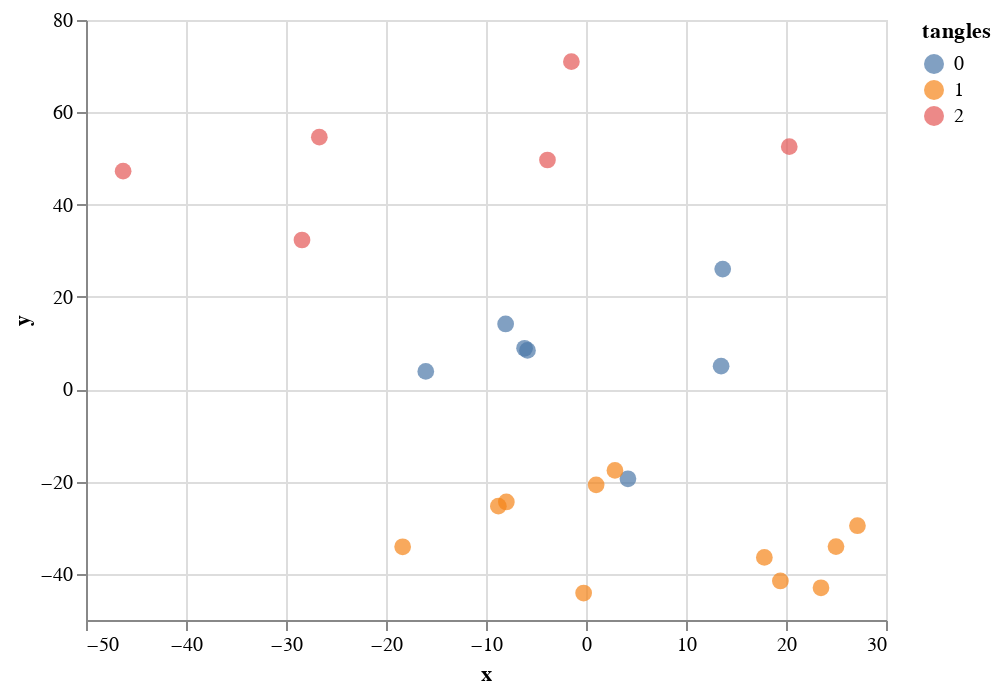
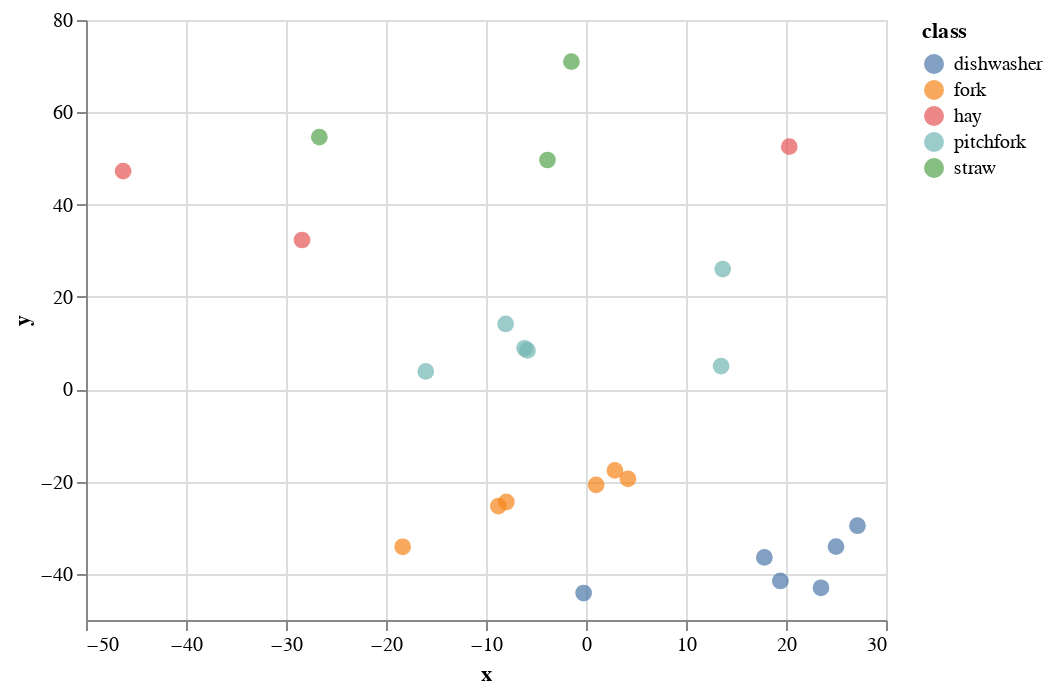
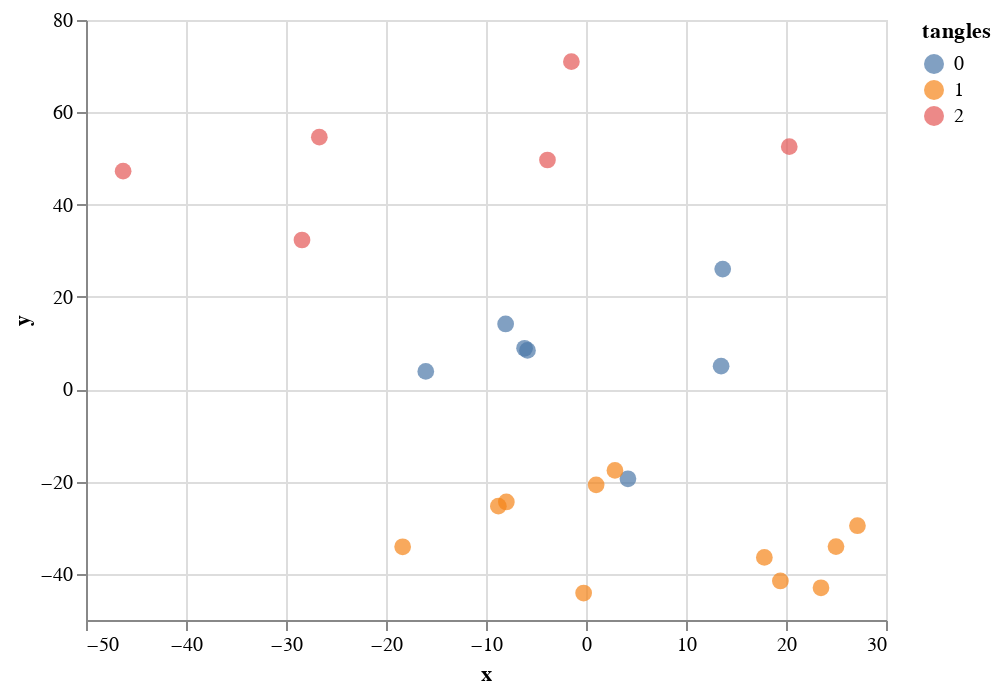

Source (notebook cell) for these figures, in order:
### Markdown cell above
## Repeating everything for observer 3

### Code cell
imageset = "thematic"
exp_kind = "odd"
vp_number = "3"
data = query_ines_dataset(df, vp_number, imageset, exp_kind)
t = triplets_from_oddoneout(data.triplets, data.responses)
r = np.ones(t.shape[0])
embedding = SOE(n_components = 2, random_state=2).fit_transform(t,r)
tangles = MajorityTangles(3, 1)
tangles_pred = tangles.fit_predict(t, r)
df_data = pd.DataFrame({"x": embedding[:, 0], "y": embedding[:, 1], "tangles": tangles_pred.astype(int)})
df_info = pd.DataFrame(list(data.image_info.values()))
info_labels = ["name", "imageset", "class", "index"]
df_plot = pd.concat((df_data, df_info), axis=1).reset_index()
df_plot.head()

tp.plot_images(paths, embedding, size=(150,150))
save_all(RESULTS_FOLDER, "vp3_embedding_thematic_stimuli_images")
xs = df_plot[["x", "y"]].to_numpy()
tp.assignments_different_symbols(xs, tangles_pred)
plt.legend()
save_all(RESULTS_FOLDER, "ines_vp3_odd_thematic_tangles")
tp.assignments_different_symbols(xs, df_plot["class"].to_numpy(), start_at=3)
plt.legend()
save_all(RESULTS_FOLDER, "ines_vp3_odd_thematic_classes")
alt.Chart(df_plot).mark_circle(size=70).encode(x="x", y="y", color="tangles:N",tooltip=info_labels).interactive().display()
alt.Chart(df_plot).mark_circle(size=70).encode(x="x", y="y", color="class",tooltip=info_labels).interactive().display()

aux_data = Data(embedding, np.ones(cuts.shape[0]))
plot_soft_predictions(aux_data, tangles.contracted_tangles_tree_, tangles.cuts_.values, path=Path("results/vp3"))
save_all(RESULTS_FOLDER, "tangle-nodes-tree-vp3")
alt.Chart(df_plot).mark_circle(size=70).encode(x="x", y="y", color="tangles:N",tooltip=info_labels).interactive().display()

for maximal in tangles.contracted_tangles_tree_.maximals:
    plot_node_characterizing(tp, maximal, embedding)

### Figure 1 — Vega-Lite specification as saved in the notebook (floating-point values rounded to 4 significant figures)
{"config": {"view": {"continuousWidth": 400, "continuousHeight": 300}}, "data": {"name": "data-c75bb3e50695468bb313f5ab9379a753"}, "mark": {"type": "circle", "size": 70}, "encoding": {"color": {"type": "nominal", "field": "tangles"}, "tooltip": [{"type": "nominal", "field": "name"}, {"type": "nominal", "field": "imageset"}, {"type": "nominal", "field": "class"}, {"type": "quantitative", "field": "index"}], "x": {"type": "quantitative", "field": "x"}, "y": {"type": "quantitative", "field": "y"}}, "selection": {"selector009": {"type": "interval", "bind": "scales", "encodings": ["x", "y"]}}, "$schema": "https://vega.github.io/schema/vega-lite/v4.8.1.json", "datasets": {"data-c75bb3e50695468bb313f5ab9379a753": [{"index": 0, "x": 27.15, "y": -29.58, "tangles": 1, "name": "dishwasher_03s.jpg", "imageset": "thematic", "class": "dishwasher"}, {"index": 1, "x": 17.84, "y": -36.43, "tangles": 1, "name": "dishwasher_05s.jpg", "imageset": "thematic", "class": "dishwasher"}, {"index": 2, "x": 23.5, "y": -43.02, "tangles": 1, "name": "dishwasher_07s.jpg", "imageset": "thematic", "class": "dishwasher"}, {"index": 3, "x": -0.2365, "y": -44.16, "tangles": 1, "name": "dishwasher_09s.jpg", "imageset": "thematic", "class": "dishwasher"}, {"index": 4, "x": 19.44, "y": -41.55, "tangles": 1, "name": "dishwasher_10n.jpg", "imageset": "thematic", "class": "dishwasher"}, {"index": 5, "x": 25.0, "y": -34.1, "tangles": 1, "name": "dishwasher_12n.jpg", "imageset": "thematic", "class": "dishwasher"}, {"index": 6, "x": -8.763, "y": -25.34, "tangles": 1, "name": "fork_03s.jpg", "imageset": "thematic", "class": "fork"}, {"index": 7, "x": 1.015, "y": -20.72, "tangles": 1, "name": "fork_05s.jpg", "imageset": "thematic", "class": "fork"}, {"index": 8, "x": 4.194, "y": -19.4, "tangles": 0, "name": "fork_06s.jpg", "imageset": "thematic", "class": "fork"}, {"index": 9, "x": -18.33, "y": -34.14, "tangles": 1, "name": "fork_many.jpg", "imageset": "thematic", "class": "fork"}, {"index": 10, "x": -7.964, "y": -24.43, "tangles": 1, "name": "fork_plastic_light.jpg", "imageset": "thematic", "class": "fork"}, {"index": 11, "x": 2.896, "y": -17.59, "tangles": 1, "name": "fork_wood.jpg", "imageset": "thematic", "class": "fork"}, {"index": 12, "x": -28.4, "y": 32.33, "tangles": 2, "name": "hay_02s.jpg", "imageset": "thematic", "class": "hay"}, {"index": 13, "x": -46.29, "y": 47.25, "tangles": 2, "name": "hay_03s.jpg", "imageset": "thematic", "class": "hay"}, {"index": 14, "x": 20.33, "y": 52.55, "tangles": 2, "name": "hay_10s_cut.jpg", "imageset": "thematic", "class": "hay"}, {"index": 15, "x": -16.02, "y": 3.853, "tangles": 0, "name": "pitchfork_02s.jpg", "imageset": "thematic", "class": "pitchfork"}, {"index": 16, "x": -6.143, "y": 8.874, "tangles": 0, "name": "pitchfork_03s.jpg", "imageset": "thematic", "class": "pitchfork"}, {"index": 17, "x": 13.51, "y": 4.996, "tangles": 0, "name": "pitchfork_04s.jpg", "imageset": "thematic", "class": "pitchfork"}, {"index": 18, "x": -8.037, "y": 14.14, "tangles": 0, "name": "pitchfork_09s.jpg", "imageset": "thematic", "class": "pitchfork"}, {"index": 19, "x": -5.852, "y": 8.41, "tangles": 0, "name": "pitchfork_15s.jpg", "imageset": "thematic", "class": "pitchfork"}, {"index": 20, "x": 13.67, "y": 26.03, "tangles": 0, "name": "pitchfork_16s.jpg", "imageset": "thematic", "class": "pitchfork"}, {"index": 21, "x": -26.67, "y": 54.61, "tangles": 2, "name": "straw_01.jpg", "imageset": "thematic", "class": "straw"}, {"index": 22, "x": -3.854, "y": 49.67, "tangles": 2, "name": "straw_02.jpg", "imageset": "thematic", "class": "straw"}, {"index": 23, "x": -1.462, "y": 70.97, "tangles": 2, "name": "straw_hay_01b.jpg", "imageset": "thematic", "class": "straw"}]}}

### Figure 2 — Vega-Lite specification as saved in the notebook (floating-point values rounded to 4 significant figures)
{"config": {"view": {"continuousWidth": 400, "continuousHeight": 300}}, "data": {"name": "data-c75bb3e50695468bb313f5ab9379a753"}, "mark": {"type": "circle", "size": 70}, "encoding": {"color": {"type": "nominal", "field": "class"}, "tooltip": [{"type": "nominal", "field": "name"}, {"type": "nominal", "field": "imageset"}, {"type": "nominal", "field": "class"}, {"type": "quantitative", "field": "index"}], "x": {"type": "quantitative", "field": "x"}, "y": {"type": "quantitative", "field": "y"}}, "selection": {"selector010": {"type": "interval", "bind": "scales", "encodings": ["x", "y"]}}, "$schema": "https://vega.github.io/schema/vega-lite/v4.8.1.json", "datasets": {"data-c75bb3e50695468bb313f5ab9379a753": [{"index": 0, "x": 27.15, "y": -29.58, "tangles": 1, "name": "dishwasher_03s.jpg", "imageset": "thematic", "class": "dishwasher"}, {"index": 1, "x": 17.84, "y": -36.43, "tangles": 1, "name": "dishwasher_05s.jpg", "imageset": "thematic", "class": "dishwasher"}, {"index": 2, "x": 23.5, "y": -43.02, "tangles": 1, "name": "dishwasher_07s.jpg", "imageset": "thematic", "class": "dishwasher"}, {"index": 3, "x": -0.2365, "y": -44.16, "tangles": 1, "name": "dishwasher_09s.jpg", "imageset": "thematic", "class": "dishwasher"}, {"index": 4, "x": 19.44, "y": -41.55, "tangles": 1, "name": "dishwasher_10n.jpg", "imageset": "thematic", "class": "dishwasher"}, {"index": 5, "x": 25.0, "y": -34.1, "tangles": 1, "name": "dishwasher_12n.jpg", "imageset": "thematic", "class": "dishwasher"}, {"index": 6, "x": -8.763, "y": -25.34, "tangles": 1, "name": "fork_03s.jpg", "imageset": "thematic", "class": "fork"}, {"index": 7, "x": 1.015, "y": -20.72, "tangles": 1, "name": "fork_05s.jpg", "imageset": "thematic", "class": "fork"}, {"index": 8, "x": 4.194, "y": -19.4, "tangles": 0, "name": "fork_06s.jpg", "imageset": "thematic", "class": "fork"}, {"index": 9, "x": -18.33, "y": -34.14, "tangles": 1, "name": "fork_many.jpg", "imageset": "thematic", "class": "fork"}, {"index": 10, "x": -7.964, "y": -24.43, "tangles": 1, "name": "fork_plastic_light.jpg", "imageset": "thematic", "class": "fork"}, {"index": 11, "x": 2.896, "y": -17.59, "tangles": 1, "name": "fork_wood.jpg", "imageset": "thematic", "class": "fork"}, {"index": 12, "x": -28.4, "y": 32.33, "tangles": 2, "name": "hay_02s.jpg", "imageset": "thematic", "class": "hay"}, {"index": 13, "x": -46.29, "y": 47.25, "tangles": 2, "name": "hay_03s.jpg", "imageset": "thematic", "class": "hay"}, {"index": 14, "x": 20.33, "y": 52.55, "tangles": 2, "name": "hay_10s_cut.jpg", "imageset": "thematic", "class": "hay"}, {"index": 15, "x": -16.02, "y": 3.853, "tangles": 0, "name": "pitchfork_02s.jpg", "imageset": "thematic", "class": "pitchfork"}, {"index": 16, "x": -6.143, "y": 8.874, "tangles": 0, "name": "pitchfork_03s.jpg", "imageset": "thematic", "class": "pitchfork"}, {"index": 17, "x": 13.51, "y": 4.996, "tangles": 0, "name": "pitchfork_04s.jpg", "imageset": "thematic", "class": "pitchfork"}, {"index": 18, "x": -8.037, "y": 14.14, "tangles": 0, "name": "pitchfork_09s.jpg", "imageset": "thematic", "class": "pitchfork"}, {"index": 19, "x": -5.852, "y": 8.41, "tangles": 0, "name": "pitchfork_15s.jpg", "imageset": "thematic", "class": "pitchfork"}, {"index": 20, "x": 13.67, "y": 26.03, "tangles": 0, "name": "pitchfork_16s.jpg", "imageset": "thematic", "class": "pitchfork"}, {"index": 21, "x": -26.67, "y": 54.61, "tangles": 2, "name": "straw_01.jpg", "imageset": "thematic", "class": "straw"}, {"index": 22, "x": -3.854, "y": 49.67, "tangles": 2, "name": "straw_02.jpg", "imageset": "thematic", "class": "straw"}, {"index": 23, "x": -1.462, "y": 70.97, "tangles": 2, "name": "straw_hay_01b.jpg", "imageset": "thematic", "class": "straw"}]}}

### Figure 3 — Vega-Lite specification as saved in the notebook (floating-point values rounded to 4 significant figures)
{"config": {"view": {"continuousWidth": 400, "continuousHeight": 300}}, "data": {"name": "data-c75bb3e50695468bb313f5ab9379a753"}, "mark": {"type": "circle", "size": 70}, "encoding": {"color": {"type": "nominal", "field": "tangles"}, "tooltip": [{"type": "nominal", "field": "name"}, {"type": "nominal", "field": "imageset"}, {"type": "nominal", "field": "class"}, {"type": "quantitative", "field": "index"}], "x": {"type": "quantitative", "field": "x"}, "y": {"type": "quantitative", "field": "y"}}, "selection": {"selector011": {"type": "interval", "bind": "scales", "encodings": ["x", "y"]}}, "$schema": "https://vega.github.io/schema/vega-lite/v4.8.1.json", "datasets": {"data-c75bb3e50695468bb313f5ab9379a753": [{"index": 0, "x": 27.15, "y": -29.58, "tangles": 1, "name": "dishwasher_03s.jpg", "imageset": "thematic", "class": "dishwasher"}, {"index": 1, "x": 17.84, "y": -36.43, "tangles": 1, "name": "dishwasher_05s.jpg", "imageset": "thematic", "class": "dishwasher"}, {"index": 2, "x": 23.5, "y": -43.02, "tangles": 1, "name": "dishwasher_07s.jpg", "imageset": "thematic", "class": "dishwasher"}, {"index": 3, "x": -0.2365, "y": -44.16, "tangles": 1, "name": "dishwasher_09s.jpg", "imageset": "thematic", "class": "dishwasher"}, {"index": 4, "x": 19.44, "y": -41.55, "tangles": 1, "name": "dishwasher_10n.jpg", "imageset": "thematic", "class": "dishwasher"}, {"index": 5, "x": 25.0, "y": -34.1, "tangles": 1, "name": "dishwasher_12n.jpg", "imageset": "thematic", "class": "dishwasher"}, {"index": 6, "x": -8.763, "y": -25.34, "tangles": 1, "name": "fork_03s.jpg", "imageset": "thematic", "class": "fork"}, {"index": 7, "x": 1.015, "y": -20.72, "tangles": 1, "name": "fork_05s.jpg", "imageset": "thematic", "class": "fork"}, {"index": 8, "x": 4.194, "y": -19.4, "tangles": 0, "name": "fork_06s.jpg", "imageset": "thematic", "class": "fork"}, {"index": 9, "x": -18.33, "y": -34.14, "tangles": 1, "name": "fork_many.jpg", "imageset": "thematic", "class": "fork"}, {"index": 10, "x": -7.964, "y": -24.43, "tangles": 1, "name": "fork_plastic_light.jpg", "imageset": "thematic", "class": "fork"}, {"index": 11, "x": 2.896, "y": -17.59, "tangles": 1, "name": "fork_wood.jpg", "imageset": "thematic", "class": "fork"}, {"index": 12, "x": -28.4, "y": 32.33, "tangles": 2, "name": "hay_02s.jpg", "imageset": "thematic", "class": "hay"}, {"index": 13, "x": -46.29, "y": 47.25, "tangles": 2, "name": "hay_03s.jpg", "imageset": "thematic", "class": "hay"}, {"index": 14, "x": 20.33, "y": 52.55, "tangles": 2, "name": "hay_10s_cut.jpg", "imageset": "thematic", "class": "hay"}, {"index": 15, "x": -16.02, "y": 3.853, "tangles": 0, "name": "pitchfork_02s.jpg", "imageset": "thematic", "class": "pitchfork"}, {"index": 16, "x": -6.143, "y": 8.874, "tangles": 0, "name": "pitchfork_03s.jpg", "imageset": "thematic", "class": "pitchfork"}, {"index": 17, "x": 13.51, "y": 4.996, "tangles": 0, "name": "pitchfork_04s.jpg", "imageset": "thematic", "class": "pitchfork"}, {"index": 18, "x": -8.037, "y": 14.14, "tangles": 0, "name": "pitchfork_09s.jpg", "imageset": "thematic", "class": "pitchfork"}, {"index": 19, "x": -5.852, "y": 8.41, "tangles": 0, "name": "pitchfork_15s.jpg", "imageset": "thematic", "class": "pitchfork"}, {"index": 20, "x": 13.67, "y": 26.03, "tangles": 0, "name": "pitchfork_16s.jpg", "imageset": "thematic", "class": "pitchfork"}, {"index": 21, "x": -26.67, "y": 54.61, "tangles": 2, "name": "straw_01.jpg", "imageset": "thematic", "class": "straw"}, {"index": 22, "x": -3.854, "y": 49.67, "tangles": 2, "name": "straw_02.jpg", "imageset": "thematic", "class": "straw"}, {"index": 23, "x": -1.462, "y": 70.97, "tangles": 2, "name": "straw_hay_01b.jpg", "imageset": "thematic", "class": "straw"}]}}
